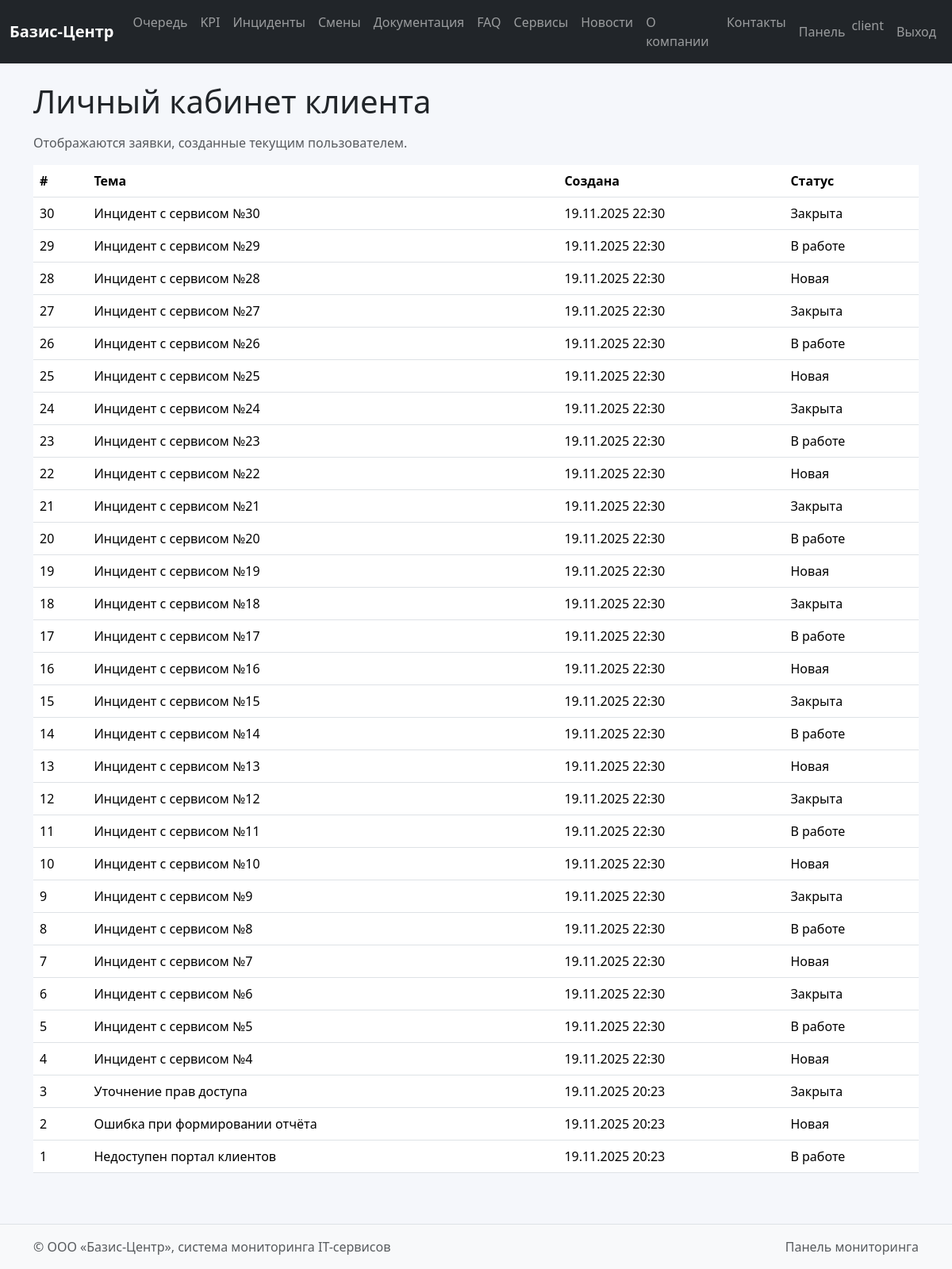
/dashboard/client/home/ (signed in), run on the app's committed database.
### dashboard/models.py (models this page shows, shortened)
class OrderQueue(models.Model):
    STATUS_CHOICES = [
        ('new', 'Новая'),
        ('in_progress', 'В работе'),
        ('done', 'Закрыта'),
    ]
    PRIORITY_CHOICES = [
        ('low', 'Низкий'),
        ('medium', 'Средний'),
        ('high', 'Высокий'),
    ]
    title = models.CharField(max_length=200)
    description = models.TextField()
    initiator = models.ForeignKey(User, on_delete=models.SET_NULL, null=True, related_name='initiated_orders')
    executor = models.ForeignKey(User, on_delete=models.SET_NULL, null=True, related_name='executed_orders', blank=True)
    status = models.CharField(max_length=20, choices=STATUS_CHOICES, default='new')
    priority = models.CharField(max_length=20, choices=PRIORITY_CHOICES, default='medium')
    created_at = models.DateTimeField(auto_now_add=True)
    sla_deadline = models.DateTimeField(null=True, blank=True)

### dashboard/views.py (the view)
# urls.py: path('client/home/', views.client_home, name='client_home'),
@login_required
def client_home(request):
    ensure_sample_data()
    role = get_role(request.user)
    if role != 'client':
        return redirect('dashboard:home')
    my_orders = OrderQueue.objects.filter(initiator=request.user).order_by('-created_at')
    return render(request, 'dashboard/client_home.html', {'orders': my_orders})

### dashboard/views.py (called while the page is built, shortened)
def get_role(user):
    profile = getattr(user, 'profile', None)
    if profile:
        return profile.role
    if user.is_superuser:
        return 'admin'
    return 'client'

def ensure_sample_data():
    admin = User.objects.filter(username='admin').first()
    manager = User.objects.filter(username='manager').first()
    client = User.objects.filter(username='client').first()
    count_orders = OrderQueue.objects.count()
    count_inc = Incident.objects.count()
    count_shifts = Shift.objects.count()
    docs_dir = settings.MEDIA_ROOT / 'docs'
    os.makedirs(docs_dir, exist_ok=True)

### templates/dashboard/client_home.html (shortened to what this page needs)
{% extends 'base.html' %}
{% block content %}
<h1 class="mb-3">Личный кабинет клиента</h1>
<p class="text-muted">Отображаются заявки, созданные текущим пользователем.</p>
<table class="table table-hover">
  <thead><tr><th>#</th><th>Тема</th><th>Создана</th><th>Статус</th></tr></thead>
  <tbody>
    {% for o in orders %}
    <tr>
      <td>{{ o.id }}</td>
      <td>{{ o.title }}</td>
      <td>{{ o.created_at|date:"d.m.Y H:i" }}</td>
      <td>{{ o.get_status_display }}</td>
    </tr>
    {% empty %}
    <tr><td colspan="4" class="text-center text-muted">Вы ещё не создавали заявок.</td></tr>
    {% endfor %}
  </tbody>
</table>
{% endblock %}

### templates/base.html (shortened to what this page needs)
{% load static %}
<!doctype html>
<html lang="ru">
  <head>
    <link href="https://cdn.jsdelivr.net/npm/bootstrap@5.3.3/dist/css/bootstrap.min.css" rel="stylesheet">
    <link href="{% static 'css/style.css' %}" rel="stylesheet">
  </head>
  <body class="d-flex flex-column min-vh-100">
    <nav class="navbar navbar-expand-lg navbar-dark bg-dark mb-4">
      <div class="container-fluid">
        <a class="navbar-brand" href="{% url 'core:index' %}">Базис-Центр</a>
        <div class="collapse navbar-collapse" id="mainNav">
          <ul class="navbar-nav me-auto mb-2 mb-lg-0">
            <li class="nav-item"><a class="nav-link" href="{% url 'core:public_queue' %}">Очередь</a></li>
            <li class="nav-item"><a class="nav-link" href="{% url 'core:public_kpi' %}">KPI</a></li>
            <li class="nav-item"><a class="nav-link" href="{% url 'core:public_incidents' %}">Инциденты</a></li>
            <li class="nav-item"><a class="nav-link" href="{% url 'core:public_shifts' %}">Смены</a></li>
            <li class="nav-item"><a class="nav-link" href="{% url 'core:docs_public' %}">Документация</a></li>
            <li class="nav-item"><a class="nav-link" href="{% url 'core:faq' %}">FAQ</a></li>
            <li class="nav-item"><a class="nav-link" href="{% url 'core:services' %}">Сервисы</a></li>
            <li class="nav-item"><a class="nav-link" href="{% url 'core:news' %}">Новости</a></li>
            <li class="nav-item"><a class="nav-link" href="{% url 'core:about' %}">О компании</a></li>
            <li class="nav-item"><a class="nav-link" href="{% url 'core:contacts' %}">Контакты</a></li>
          </ul>
          <ul class="navbar-nav ms-auto">
            {% if user.is_authenticated %}
              <li class="nav-item"><a class="nav-link" href="{% url 'dashboard:home' %}">Панель</a></li>
              <li class="nav-item"><span class="navbar-text me-2">{{ user.username }}</span></li>
              <li class="nav-item"><a class="nav-link" href="{% url 'accounts:logout' %}">Выход</a></li>
            {% else %}
              <li class="nav-item"><a class="nav-link" href="{% url 'accounts:login' %}">Вход</a></li>
            {% endif %}
          </ul>
        </div>
      </div>
    </nav>
    <main class="container mb-5">
      {% block content %}{% endblock %}
    </main>
    <footer class="bg-light border-top py-3 mt-auto">
      <div class="container d-flex justify-content-between">
        <span class="text-muted">© ООО «Базис-Центр», система мониторинга IT-сервисов</span>
        <span class="text-muted">Панель мониторинга</span>
      </div>
    </footer>
  </body>
</html>

### static/css/style.css (style rules this page uses)
body { background-color:#f5f7fb; }
.navbar-brand { font-weight:600; }

### data on the page
OrderQueue: id "30", title "Инцидент с сервисом №30", created_at "19.11.2025 22:30", status "Закрыта"
OrderQueue: id "29", title "Инцидент с сервисом №29", created_at "19.11.2025 22:30", status "В работе"
OrderQueue: id "28", title "Инцидент с сервисом №28", created_at "19.11.2025 22:30", status "Новая"
OrderQueue: id "27", title "Инцидент с сервисом №27", created_at "19.11.2025 22:30", status "Закрыта"
OrderQueue: id "26", title "Инцидент с сервисом №26", created_at "19.11.2025 22:30", status "В работе"
OrderQueue: id "25", title "Инцидент с сервисом №25", created_at "19.11.2025 22:30", status "Новая"
OrderQueue: id "24", title "Инцидент с сервисом №24", created_at "19.11.2025 22:30", status "Закрыта"
OrderQueue: id "23", title "Инцидент с сервисом №23", created_at "19.11.2025 22:30", status "В работе"
OrderQueue: id "22", title "Инцидент с сервисом №22", created_at "19.11.2025 22:30", status "Новая"
OrderQueue: id "21", title "Инцидент с сервисом №21", created_at "19.11.2025 22:30", status "Закрыта"
OrderQueue: id "20", title "Инцидент с сервисом №20", created_at "19.11.2025 22:30", status "В работе"
OrderQueue: id "19", title "Инцидент с сервисом №19", created_at "19.11.2025 22:30", status "Новая"
OrderQueue: id "18", title "Инцидент с сервисом №18", created_at "19.11.2025 22:30", status "Закрыта"
OrderQueue: id "17", title "Инцидент с сервисом №17", created_at "19.11.2025 22:30", status "В работе"
OrderQueue: id "16", title "Инцидент с сервисом №16", created_at "19.11.2025 22:30", status "Новая"
OrderQueue: id "15", title "Инцидент с сервисом №15", created_at "19.11.2025 22:30", status "Закрыта"
OrderQueue: id "14", title "Инцидент с сервисом №14", created_at "19.11.2025 22:30", status "В работе"
OrderQueue: id "13", title "Инцидент с сервисом №13", created_at "19.11.2025 22:30", status "Новая"
OrderQueue: id "12", title "Инцидент с сервисом №12", created_at "19.11.2025 22:30", status "Закрыта"
OrderQueue: id "11", title "Инцидент с сервисом №11", created_at "19.11.2025 22:30", status "В работе"
OrderQueue: id "10", title "Инцидент с сервисом №10", created_at "19.11.2025 22:30", status "Новая"
OrderQueue: id "9", title "Инцидент с сервисом №9", created_at "19.11.2025 22:30", status "Закрыта"
OrderQueue: id "8", title "Инцидент с сервисом №8", created_at "19.11.2025 22:30", status "В работе"
OrderQueue: id "7", title "Инцидент с сервисом №7", created_at "19.11.2025 22:30", status "Новая"
OrderQueue: id "6", title "Инцидент с сервисом №6", created_at "19.11.2025 22:30", status "Закрыта"
OrderQueue: id "5", title "Инцидент с сервисом №5", created_at "19.11.2025 22:30", status "В работе"
OrderQueue: id "4", title "Инцидент с сервисом №4", created_at "19.11.2025 22:30", status "Новая"
OrderQueue: id "3", title "Уточнение прав доступа", created_at "19.11.2025 20:23", status "Закрыта"
OrderQueue: id "2", title "Ошибка при формировании отчёта", created_at "19.11.2025 20:23", status "Новая"
OrderQueue: id "1", title "Недоступен портал клиентов", created_at "19.11.2025 20:23", status "В работе"

### other printed values
{{ user.username }} "client"
